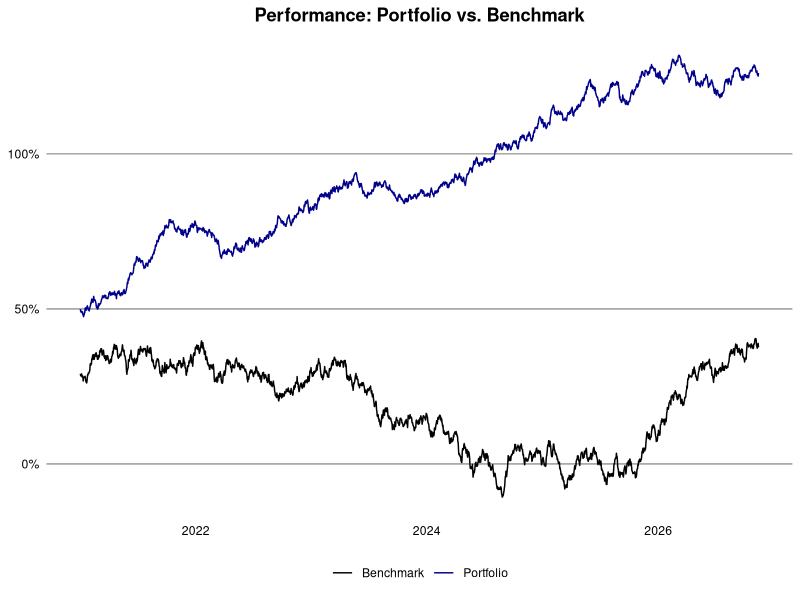
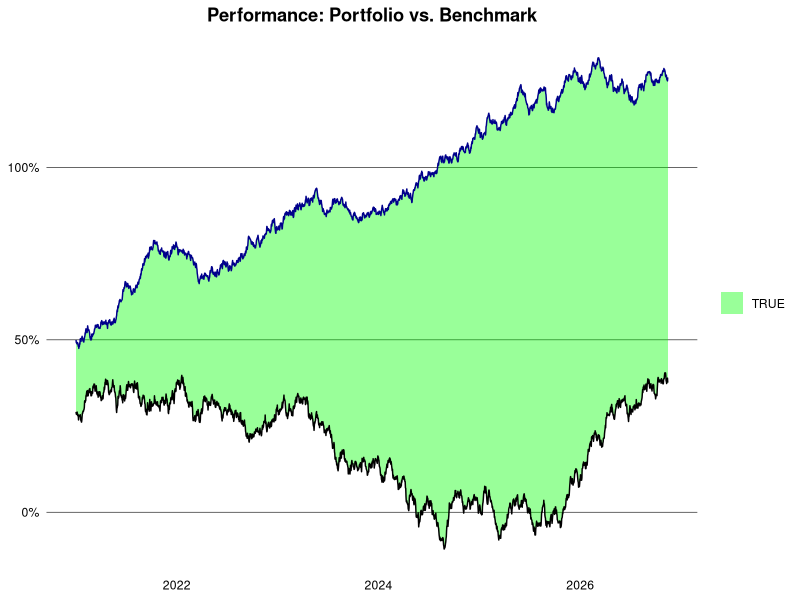

These figures' R source, in order:
## ---- chunk 1
library(data.table)

set.seed(1994L)

generate_prices <- function(ticker, start_date, end_date) {
  dates <- seq.Date(as.Date(start_date), as.Date(end_date), by = "days")
  n <- length(dates)
  prices <- cumprod(1 + rnorm(n, mean = 0.0005, sd = 0.01)) * 100
  data.table(
    ticker = ticker,
    date = dates,
    price = prices
  )
}

generate_benchmark <- function(start_date, end_date) {
  dates <- seq.Date(as.Date(start_date), as.Date(end_date), by = "days")
  n <- length(dates)
  prices <- cumprod(1 + rnorm(n, mean = 0.0003, sd = 0.008)) * 3000
  data.table(
    ticker = "SP500",
    date = dates,
    price = prices
  )
}

ticker <- c("AAPL", "GOOGL", "MSFT", "AMZN")
start_date <- "2015-01-01"
end_date <- Sys.Date()

dt <- lapply(ticker, generate_prices, start_date, end_date) |> rbindlist()
weights <- data.table(
  ticker = ticker,
  weight = c(0.4, 0.3, 0.2, 0.1),
  country = c("USA", "USA", "USA", "USA")
)
dt <- dt[weights, on = "ticker"]
head(dt)
## ---- chunk 2
dt <- dt |>
  setorder(ticker, date) |>
  _[, price := log(price)] |>
  _[, ret := price - shift(price), by = ticker] |>
  _[, wret := ret * weight] |>
  na.omit("ret")
head(dt)
## ---- chunk 3
dt[, let(week = week(date), month = month(date), year = year(date))]
ret_week <- dt[, .(ret = sum(ret)), by = .(ticker, year, week)]
ret_month <- dt[, .(ret = sum(ret)), by = .(ticker, year, month)]
ret_year <- dt[, .(ret = sum(ret)), by = .(ticker, year)]
head(ret_year)
## ---- chunk 4
port_ret_week <- dt[, .(ret = sum(wret)), by = .(year, week)]
port_ret_month <- dt[, .(ret = sum(wret)), by = .(year, month)]
port_ret_year <- dt[, .(ret = sum(wret)), by = year]
head(port_ret_year)
## ---- chunk 5
bmr <- generate_benchmark(start_date, end_date) |>
  setorder(date) |>
  _[, price := log(price)] |>
  _[, ret := price - shift(price)] |>
  na.omit("ret")

port <- dt |>
  _[, .(ret = sum(wret), ticker = "Portfolio"), by = date] |>
  rbind(bmr[, .(ticker, date, ret)]) |>
  setorder(ticker, date) |>
  _[, cum_ret := cumsum(ret), by = ticker] |>
  _[, ticker := fifelse(ticker == "Portfolio", ticker, "Benchmark")][]
## ---- chunk 6
#| dpi = 300
library(ggplot2)

port |>
  _[between(date, "2021-01-01", max(date))] |>
  ggplot(aes(x = date, y = cum_ret, color = ticker)) +
  geom_line() +
  theme_minimal() +
  theme(
    plot.title = element_text(face = "bold", hjust = 0.5),
    panel.grid.major.y = element_line(color = "black", linewidth = 0.2),
    panel.grid.major.x = element_blank(),
    panel.grid.minor = element_blank(),
    axis.text = element_text(color = "black"),
    axis.title = element_blank(),
    legend.title = element_blank(),
    legend.position = "bottom"
  ) +
  scale_color_manual(values = c("Portfolio" = "darkblue", "Benchmark" = "black")) +
  scale_y_continuous(labels = scales::percent_format(accuracy = 2L)) +
  labs(title = "Performance: Portfolio vs. Benchmark")
## ---- chunk 7
#| dpi = 300
# TODO: remove the legend with T/F and bmr/port labels
perf <- port |>
  dcast(date ~ ticker, value.var = "cum_ret") |>
  setnames(tolower) |>
  _[, diff := portfolio - benchmark][]

perf |>
  _[between(date, "2021-01-01", max(date))] |>
  ggplot(aes(x = date)) +
  geom_ribbon(aes(
      ymin = pmin(portfolio, benchmark),
      ymax = pmax(portfolio, benchmark),
      fill = diff > 0
    ),
    alpha = 0.4
  ) +
  geom_line(aes(y = portfolio), color = "darkblue") +
  geom_line(aes(y = benchmark), color = "black") +
  scale_fill_manual(values = c("TRUE" = "green", "FALSE" = "red")) +
  scale_y_continuous(labels = scales::percent_format(accuracy = 2L)) +
  labs(title = "Performance: Portfolio vs. Benchmark") +
  theme_minimal() +
  theme(
    plot.title = element_text(face = "bold", hjust = 0.5),
    panel.grid.major.y = element_line(color = "black", linewidth = 0.2),
    panel.grid.major.x = element_blank(),
    panel.grid.minor = element_blank(),
    axis.text = element_text(color = "black"),
    axis.title = element_blank(),
    legend.title = element_blank()
  )
## ---- chunk 8

## ---- chunk 9
vola <- dt[, .(daily_vola = sd(ret)), by = .(ticker, year)] |>
  _[, let(
    weekly_vola = daily_vola * sqrt(5L),
    monthly_vola = daily_vola * sqrt(21L),
    yearly_vola = daily_vola * sqrt(252L)
  )]
head(vola)
